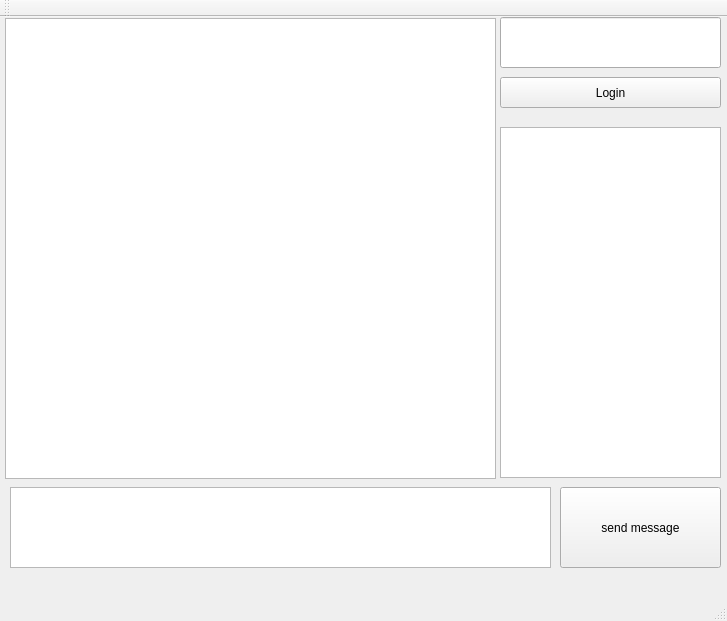
<?xml version="1.0" encoding="UTF-8"?>
<ui version="4.0">
 <class>MainWindow</class>
 <widget class="QMainWindow" name="MainWindow">
  <property name="geometry">
   <rect>
    <x>0</x>
    <y>0</y>
    <width>727</width>
    <height>621</height>
   </rect>
  </property>
  <property name="windowTitle">
   <string>MainWindow</string>
  </property>
  <widget class="QWidget" name="centralwidget">
   <widget class="QListWidget" name="messager">
    <property name="geometry">
     <rect>
      <x>5</x>
      <y>1</y>
      <width>491</width>
      <height>461</height>
     </rect>
    </property>
   </widget>
   <widget class="QListWidget" name="users">
    <property name="geometry">
     <rect>
      <x>500</x>
      <y>110</y>
      <width>221</width>
      <height>351</height>
     </rect>
    </property>
   </widget>
   <widget class="QLineEdit" name="user">
    <property name="geometry">
     <rect>
      <x>500</x>
      <y>0</y>
      <width>221</width>
      <height>51</height>
     </rect>
    </property>
   </widget>
   <widget class="QPushButton" name="adduser">
    <property name="geometry">
     <rect>
      <x>500</x>
      <y>60</y>
      <width>221</width>
      <height>31</height>
     </rect>
    </property>
    <property name="text">
     <string>Login</string>
    </property>
   </widget>
   <widget class="QTextEdit" name="message">
    <property name="geometry">
     <rect>
      <x>10</x>
      <y>470</y>
      <width>541</width>
      <height>81</height>
     </rect>
    </property>
   </widget>
   <widget class="QPushButton" name="send">
    <property name="geometry">
     <rect>
      <x>560</x>
      <y>470</y>
      <width>161</width>
      <height>81</height>
     </rect>
    </property>
    <property name="text">
     <string>send message</string>
    </property>
   </widget>
  </widget>
  <widget class="QStatusBar" name="statusbar"/>
  <widget class="QMenuBar" name="menubar">
   <property name="geometry">
    <rect>
     <x>0</x>
     <y>0</y>
     <width>727</width>
     <height>25</height>
    </rect>
   </property>
  </widget>
  <widget class="QToolBar" name="toolBar">
   <property name="windowTitle">
    <string>toolBar</string>
   </property>
   <attribute name="toolBarArea">
    <enum>TopToolBarArea</enum>
   </attribute>
   <attribute name="toolBarBreak">
    <bool>false</bool>
   </attribute>
  </widget>
 </widget>
 <resources/>
 <connections/>
</ui>
